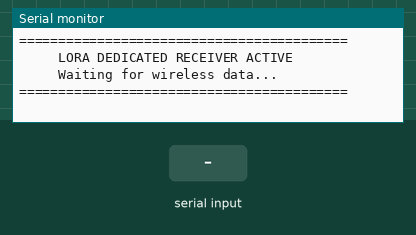
A sketch run on a simulated Arduino Uno, built with avr-gcc and run on an emulated ATmega328P. Shown: the last lines printed to the serial monitor. Inputs (shaded band) come from the test bench.

Above: at 1.3 s.
1.4 s: "1\n" received over the second serial link
At 2.4 s:
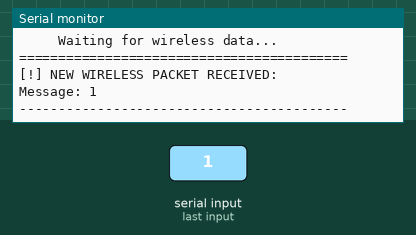
2.9 s: "0\n" received over the second serial link
At 3.6 s:
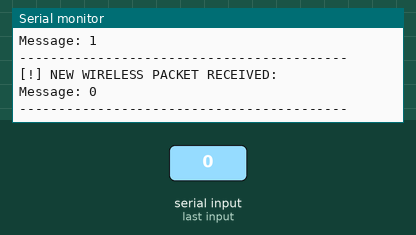
4.4 s: "2\n" received over the second serial link
At 5.9 s:
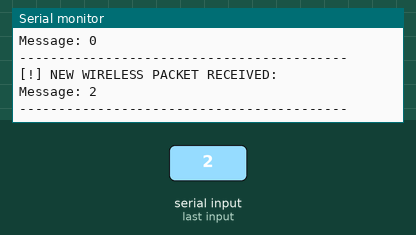

Measured:
- after the input at 1.4 s, the serial monitor: prints a new line at once (image 1)
- after the input at 2.9 s, the serial monitor: prints a new line at once (image 2)
- after the input at 4.4 s, the serial monitor: prints a new line at once (image 3)

The sketch:

receiver.ino
```cpp
#include <SoftwareSerial.h>

// Increase buffer size before instantiation
#define _SS_MAX_RX_BUFF 256

//Connect M0 and M1 to GND
const int rxPin = 10; // Connect to Module TXD
const int txPin = 11; // Connect to Module RXD (via 5V-to-3.3V voltage divider)

SoftwareSerial loraSerial(rxPin, txPin);

const int auxPin = 13;
// const int ledPin = 13;

void setup() {
  Serial.begin(9600);
  loraSerial.begin(9600);

  pinMode(auxPin, INPUT);
//  pinMode(ledPin, OUTPUT);
//  digitalWrite(ledPin, LOW);

  Serial.println("==========================================");
  Serial.println("     LORA DEDICATED RECEIVER ACTIVE       ");
  Serial.println("     Waiting for wireless data...         ");
  Serial.println("==========================================");
}

void loop() {
  if (loraSerial.available() > 0) {
//    digitalWrite(ledPin, HIGH);

    String receivedPayload = loraSerial.readStringUntil('\n');
    receivedPayload.trim();

    Serial.println("\n[!] NEW WIRELESS PACKET RECEIVED:");
    Serial.print("Message: ");
    Serial.println(receivedPayload);
    Serial.println("------------------------------------------");

    delay(200);
//    digitalWrite(ledPin, LOW);
  }

}


/*void loop() {
  // Raw byte dump — bypasses any parsing issues
  if (loraSerial.available()) {
    byte b = loraSerial.read();
    Serial.print("0x");
    Serial.print(b, HEX);
    Serial.println(" ");
  }
}*/

/*void loop() {
  if (loraSerial.available()) {
    while (loraSerial.available()) {
      Serial.write(loraSerial.read());  // use write() not print()
    }
  }
}*/

/*void loop() {
  if (loraSerial.available() > 0) {
    String receivedPayload = "";

    unsigned long lastByte = millis();
    while (millis() - lastByte < 100) {
      if (loraSerial.available()) {
        char c = loraSerial.read();
        if (c != '\r' && c != '\n') {
          receivedPayload += c;
        }
        lastByte = millis();
      }
    }

    if (receivedPayload.length() > 0) {
      Serial.println("\n[!] NEW WIRELESS PACKET RECEIVED:");
      Serial.print("Message: ");
      Serial.println(receivedPayload);
      Serial.println("------------------------------------------");
    }
  }
}*/
```
